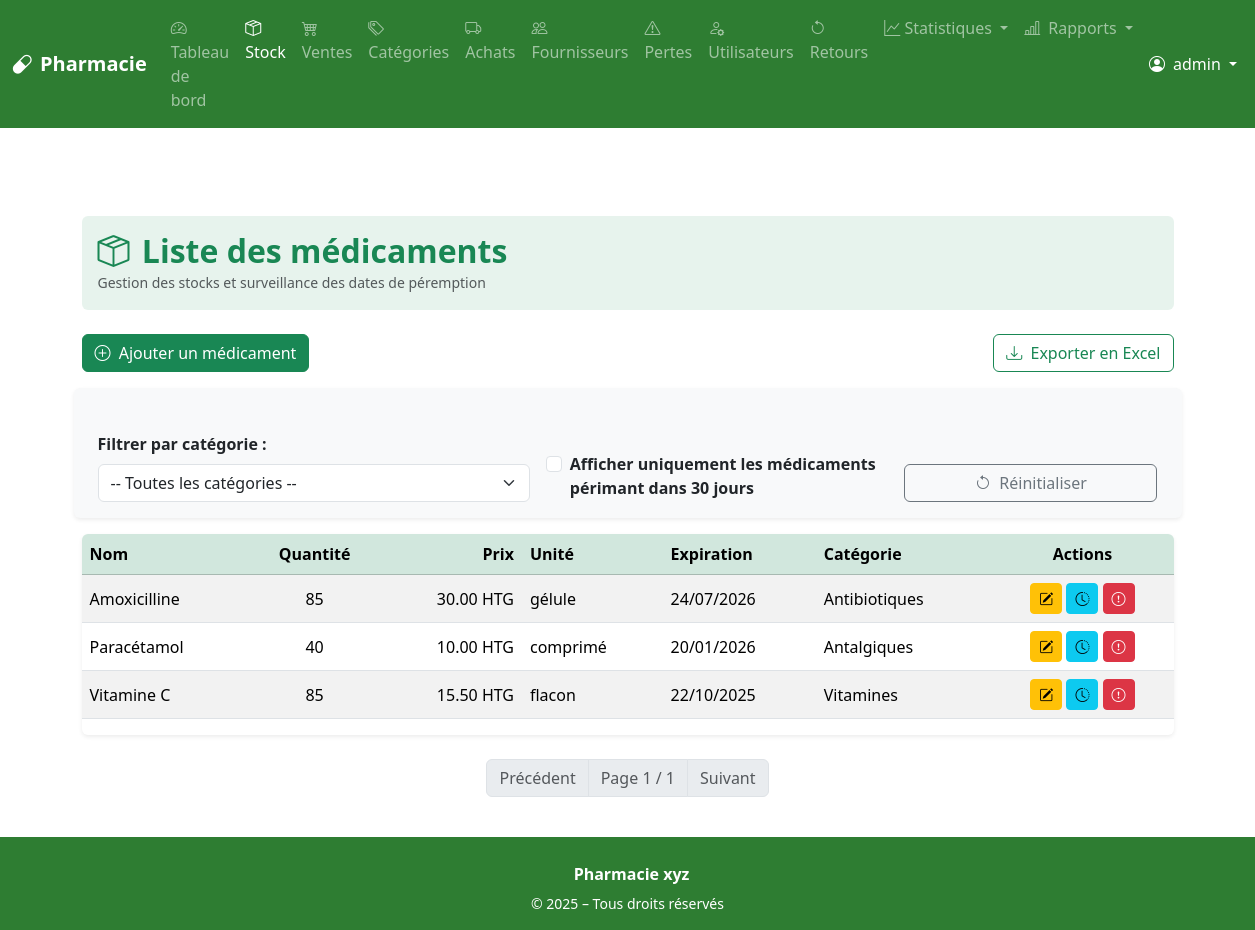
/drugs/ (signed in), run on the app's committed database.
### app/models.py (models this page shows, shortened)
class User(UserMixin, db.Model):
    id = db.Column(db.Integer, primary_key=True)
    username = db.Column(db.String(80), unique=True, nullable=False)
    password = db.Column(db.String(200), nullable=False)
    role = db.Column(db.String(20), nullable=False)  # admin, pharmacien, vendeur...
    is_active = db.Column(db.Boolean, default=True)
    last_login = db.Column(db.DateTime, nullable=True)
    sales = db.relationship('Sale', back_populates='user')

class Drug(db.Model):
    id = db.Column(db.Integer, primary_key=True)
    name = db.Column(db.String(100), nullable=False)
    unit = db.Column(db.String(30))  # comprimé, flacon, etc.
    price = db.Column(db.Float, nullable=False)
    expiration_date = db.Column(db.Date, nullable=False)
    commentaire = db.Column(db.Text, nullable=True)
    category_id = db.Column(db.Integer, db.ForeignKey('category.id'), nullable=True)
    category = db.relationship('Category', back_populates='drugs')
    sales = db.relationship('SaleItem', back_populates='drug')
    losses = db.relationship('LossRecord', back_populates='drug')
    purchase_items = db.relationship('PurchaseItem', back_populates='drug')
    def will_expire_soon(self, days=30):
        delta = self.expiration_date - date.today()
        return 0 <= delta.days <= days
    def current_stock(self):
        purchased = sum(item.quantity for item in self.purchase_items)
        sold = sum(s.quantity for s in self.sales)
        lost = sum(l.quantity for l in self.losses)
        returned = sum(r.quantity for s in self.sales for r in s.returns)
        return purchased - sold - lost + returned

class PurchaseItem(db.Model):
    id = db.Column(db.Integer, primary_key=True)
    purchase_id = db.Column(db.Integer, db.ForeignKey('purchase.id'), nullable=False)
    drug_id = db.Column(db.Integer, db.ForeignKey('drug.id'), nullable=False)
    quantity = db.Column(db.Integer, nullable=False)
    unit_price = db.Column(db.Float, nullable=False)
    purchase = db.relationship('Purchase', back_populates='items')
    drug = db.relationship('Drug', back_populates='purchase_items')

class SaleItem(db.Model):
    id = db.Column(db.Integer, primary_key=True)
    sale_id = db.Column(db.Integer, db.ForeignKey('sale.id'), nullable=False)
    drug_id = db.Column(db.Integer, db.ForeignKey('drug.id'), nullable=False)
    quantity = db.Column(db.Integer, nullable=False)
    unit_price = db.Column(db.Float, nullable=False)
    sale = db.relationship('Sale', back_populates='items')
    drug = db.relationship('Drug')

class Category(db.Model):
    id = db.Column(db.Integer, primary_key=True)
    name = db.Column(db.String(50), nullable=False)
    drugs = db.relationship('Drug', back_populates='category')

class ReturnRecord(db.Model):
    id = db.Column(db.Integer, primary_key=True)
    sale_item_id = db.Column(db.Integer, db.ForeignKey('sale_item.id'), nullable=False)
    quantity = db.Column(db.Integer, nullable=False)
    reason = db.Column(db.String(100), nullable=True)
    date = db.Column(db.DateTime, default=datetime.utcnow)
    refunded = db.Column(db.Boolean, default=True)  # Si un remboursement a été effectué
    sale_item = db.relationship('SaleItem', backref='returns')

class LossRecord(db.Model):
    id = db.Column(db.Integer, primary_key=True)
    drug_id = db.Column(db.Integer, db.ForeignKey('drug.id'))
    quantity = db.Column(db.Integer)
    reason = db.Column(db.String(50))  # périmé, cassé, volé...
    date = db.Column(db.DateTime, default=datetime.utcnow)
    comment = db.Column(db.Text)
    drug = db.relationship('Drug', back_populates='losses')

### app/routes/drug.py (the view)
@bp.route('/')
@login_required
def list_drugs():
    expiring_soon = request.args.get('expiring_soon')
    selected_category = request.args.get('category', type=int)
    page = request.args.get('page', 1, type=int)
    per_page = 10
    query = Drug.query
    if selected_category:
        query = query.filter_by(category_id=selected_category)
    if expiring_soon:
        all_filtered = query.all()
        drugs_filtered = [d for d in all_filtered if d.will_expire_soon(30)]
        total = len(drugs_filtered)
        start = (page - 1) * per_page
        end = start + per_page
        items = drugs_filtered[start:end]
        class ManualPagination:
            def __init__(self, items, page, per_page, total):
                self.items = items
                self.page = page
                self.per_page = per_page
                self.total = total
                self.pages = ceil(total / per_page)
                self.has_prev = page > 1
                self.has_next = page < self.pages
                self.prev_num = page - 1 if self.has_prev else None
                self.next_num = page + 1 if self.has_next else None
        drugs = ManualPagination(items, page, per_page, total)
    else:
        drugs = query.order_by(Drug.name).paginate(page=page, per_page=per_page, error_out=False)
    categories = Category.query.order_by(Category.name).all()
    delete_form_drug = DeleteDrugForm()
    return render_template(
        'drugs/list.html',
        drugs=drugs,
        categories=categories,
        selected_category=selected_category,
        expiring_soon=expiring_soon,
        delete_form_drug=delete_form_drug
    )

### app/forms.py
class DeleteDrugForm(FlaskForm):
    pass

### app/routes/auth.py (called while the page is built)
@login_manager.user_loader
def load_user(user_id):
    return User.query.get(int(user_id))

### app/templates/drugs/list.html (shortened to what this page needs)
{% extends 'base.html' %}
{% block content %}
<div class="container mt-5">
<div class="bg-success bg-opacity-10 p-3 rounded mb-4">
  <h2 class="text-success fw-bold mb-0"><i class="bi bi-box-seam me-1"></i> Liste des médicaments</h2>
  <small class="text-muted">Gestion des stocks et surveillance des dates de péremption</small>
</div>
<div class="d-flex justify-content-between mb-3 flex-wrap gap-2">
  <a href="{{ url_for('drug.add_drug') }}" class="btn btn-success">
    <i class="bi bi-plus-circle me-1"></i> Ajouter un médicament
  </a>
  <a href="{{ url_for('drug.export_excel', category=selected_category, expiring_soon=expiring_soon) }}"
     class="btn btn-outline-success">
    <i class="bi bi-download me-1"></i> Exporter en Excel
  </a>
</div>
<form method="GET" class="row g-3 align-items-end shadow-sm p-3 rounded bg-light mt-3">
  <div class="col-md-5">
    <label for="category" class="form-label fw-semibold">Filtrer par catégorie :</label>
    <select name="category" id="category" class="form-select" onchange="this.form.submit()">
      <option value="">-- Toutes les catégories --</option>
    </select>
  </div>
  <div class="col-md-4">
    <div class="form-check mt-4 pt-2">
      <input class="form-check-input" type="checkbox" name="expiring_soon" id="expiring_soon"
             value="1" {% if expiring_soon %}checked{% endif %} onchange="this.form.submit()">
      <label class="form-check-label fw-semibold" for="expiring_soon">
        Afficher uniquement les médicaments périmant dans 30 jours
      </label>
    </div>
  </div>
  <div class="col-md-3 d-grid">
    <a href="{{ url_for('drug.list_drugs') }}" class="btn btn-outline-secondary mt-1">
      <i class="bi bi-arrow-counterclockwise me-1"></i> Réinitialiser
    </a>
  </div>
</form>
  <div class="table-responsive shadow-sm rounded mt-3">
    <table class="table table-striped table-hover align-middle">
      <thead class="table-success">
        <tr>
          <th>Nom</th>
          <th class="text-center">Quantité</th>
          <th class="text-end">Prix</th>
          <th>Unité</th>
          <th>Expiration</th>
          <th>Catégorie</th>
          <th class="text-center">Actions</th>
        </tr>
      </thead>
      <tbody>
        {% for drug in drugs %}
          <tr class="{% if drug.will_expire_soon(30) %}table-warning{% endif %}">
            <td>{{ drug.name }}</td>
            <td class="text-center">{{ drug.current_stock() }}</td>
            <td class="text-end">{{ "%.2f"|format(drug.price) }} HTG</td>
            <td>{{ drug.unit }}</td>
            <td>{{ drug.expiration_date.strftime('%d/%m/%Y') }}</td>
            <td>{{ drug.category.name }}</td>
            <td class="text-center">
              <a href="{{ url_for('drug.edit_drug', drug_id=drug.id) }}" class="btn btn-sm btn-warning" title="Modifier">
                <i class="bi bi-pencil-square"></i>
              </a>
              <a href="{{ url_for('drug.drug_history', drug_id=drug.id) }}" class="btn btn-sm btn-info" title="Voir l'historique">
                <i class="bi bi-clock-history"></i>
              </a>
              <a href="{{ url_for('drug.new_loss', drug_id=drug.id) }}" class="btn btn-sm btn-danger" title="Déclarer une perte">
                <i class="bi bi-exclamation-circle"></i>
              </a>
            </td>
          </tr>
        {% else %}
          <tr>
            <td colspan="7" class="text-center fst-italic text-muted">Aucun médicament trouvé.</td>
          </tr>
        {% endfor %}
      </tbody>
    </table>
  </div>
    <nav class="mt-4">
    <ul class="pagination justify-content-center">
        {% if drugs.has_prev %}
        <li class="page-item">
            <a class="page-link text-success"
               href="{{ url_for('drug.list_drugs', page=drugs.prev_num, category=selected_category, expiring_soon=expiring_soon) }}">
                Précédent
            </a>
        </li>
        {% else %}
        <li class="page-item disabled">
            <span class="page-link">Précédent</span>
        </li>
        {% endif %}
        <li class="page-item disabled">
            <span class="page-link">
                Page {{ drugs.page }} / {{ drugs.pages }}
            </span>
        </li>
        {% if drugs.has_next %}
        <li class="page-item">
            <a class="page-link text-success"
               href="{{ url_for('drug.list_drugs', page=drugs.next_num, category=selected_category, expiring_soon=expiring_soon) }}">
                Suivant
            </a>
        </li>
        {% else %}
        <li class="page-item disabled">
            <span class="page-link">Suivant</span>
        </li>
        {% endif %}
    </ul>
</nav>
</div>
{% endblock %}

### app/templates/base.html (shortened to what this page needs)
<!DOCTYPE html>
<html lang="fr">
<head>
    <link href="https://cdn.jsdelivr.net/npm/bootstrap@5.3.3/dist/css/bootstrap.min.css" rel="stylesheet" />
    <link href="https://cdn.jsdelivr.net/npm/bootstrap-icons@1.11.1/font/bootstrap-icons.css" rel="stylesheet">
</head>
<body>
<nav class="navbar navbar-expand-lg navbar-dark" style="background-color: #2e7d32;">
  <div class="container-fluid">
    <a class="navbar-brand fw-bold" href="{{ url_for('dashboard.dashboard') }}">
      <i class="bi bi-capsule me-2"></i>Pharmacie
    </a>
    <div class="collapse navbar-collapse" id="navMenu">
      {% if current_user.is_authenticated %}
      <ul class="navbar-nav me-auto mb-2 mb-lg-0">
        <li class="nav-item">
          <a class="nav-link {% if request.endpoint == 'dashboard.dashboard' %}active{% endif %}" href="{{ url_for('dashboard.dashboard') }}">
            <i class="bi bi-speedometer2 me-1"></i> Tableau de bord
          </a>
        </li>
        <li class="nav-item">
          <a class="nav-link {% if request.endpoint == 'drug.list_drugs' %}active{% endif %}" href="{{ url_for('drug.list_drugs') }}">
            <i class="bi bi-box-seam me-1"></i> Stock
          </a>
        </li>
        <li class="nav-item">
          <a class="nav-link {% if request.endpoint == 'sale.list_sales' %}active{% endif %}" href="{{ url_for('sale.list_sales') }}">
            <i class="bi bi-cart4 me-1"></i> Ventes
          </a>
        </li>
        {% if current_user.role in ['admin', 'pharmacien'] %}
        <li class="nav-item">
          <a class="nav-link {% if request.endpoint == 'category.list_categories' %}active{% endif %}" href="{{ url_for('category.list_categories') }}">
            <i class="bi bi-tags me-1"></i> Catégories
          </a>
        </li>
        <li class="nav-item">
          <a class="nav-link {% if request.endpoint == 'purchase.list_purchases' %}active{% endif %}" href="{{ url_for('purchase.list_purchases') }}">
            <i class="bi bi-truck me-1"></i> Achats
          </a>
        </li>
        <li class="nav-item">
          <a class="nav-link {% if request.endpoint == 'supplier.list_suppliers' %}active{% endif %}" href="{{ url_for('supplier.list_suppliers') }}">
            <i class="bi bi-people me-1"></i> Fournisseurs
          </a>
        </li>
        <li class="nav-item">
          <a class="nav-link {% if request.endpoint == 'drug.list_losses' %}active{% endif %}" href="{{ url_for('drug.list_losses') }}">
            <i class="bi bi-exclamation-triangle me-1"></i> Pertes
          </a>
        </li>
        {% endif %}
        {% if current_user.role == 'admin' %}
        <li class="nav-item">
          <a class="nav-link {% if request.endpoint == 'admin.list_users' %}active{% endif %}" href="{{ url_for('admin.list_users') }}">
            <i class="bi bi-person-gear me-1"></i> Utilisateurs
          </a>
        </li>
        <li class="nav-item">
          <a class="nav-link {% if request.endpoint == 'sale.list_returns' %}active{% endif %}" href="{{ url_for('sale.list_returns') }}">
            <i class="bi bi-arrow-counterclockwise me-1"></i> Retours
          </a>
        </li>
        <li class="nav-item dropdown">
          <a class="nav-link dropdown-toggle" href="#" id="statsDropdown" role="button" data-bs-toggle="dropdown">
            <i class="bi bi-graph-up"></i> Statistiques
          </a>
        </li>
        <li class="nav-item dropdown">
            <a class="nav-link dropdown-toggle" href="#" id="rapportDropdown" role="button" data-bs-toggle="dropdown" aria-expanded="false">
                <i class="bi bi-bar-chart-line me-1"></i> Rapports
            </a>
        </li>
        {% endif %}
      </ul>
      <ul class="navbar-nav ms-auto align-items-center">
        <li class="nav-item dropdown">
          <a class="nav-link dropdown-toggle text-white" href="#" id="userDropdown" role="button" data-bs-toggle="dropdown" aria-expanded="false">
            <i class="bi bi-person-circle me-1"></i> {{ current_user.username }}
          </a>
        </li>
      </ul>
      {% endif %}
    </div>
  </div>
</nav>
<main class="flex-grow-1 py-4">
    <div class="container mt-4">
        {% block content %}{% endblock %}
    </div>
</main>
  {% include 'footer.html' %}
</body>
</html>

### app/templates/base.html (style rules this page uses)
html, body { height: 100%; }
body { display: flex; flex-direction: column; }
main { flex: 1; }

### data on the page
User: username "admin"
Drug: name "Amoxicilline", current_stock "85", price "30.00", unit "gélule", expiration_date "24/07/2026", category.name "Antibiotiques"
Drug: name "Paracétamol", current_stock "40", price "10.00", unit "comprimé", expiration_date "20/01/2026", category.name "Antalgiques"
Drug: name "Vitamine C", current_stock "85", price "15.50", unit "flacon", expiration_date "22/10/2025", category.name "Vitamines"

### other printed values
{{ drugs.page }} "1"
{{ drugs.pages }} "1"
